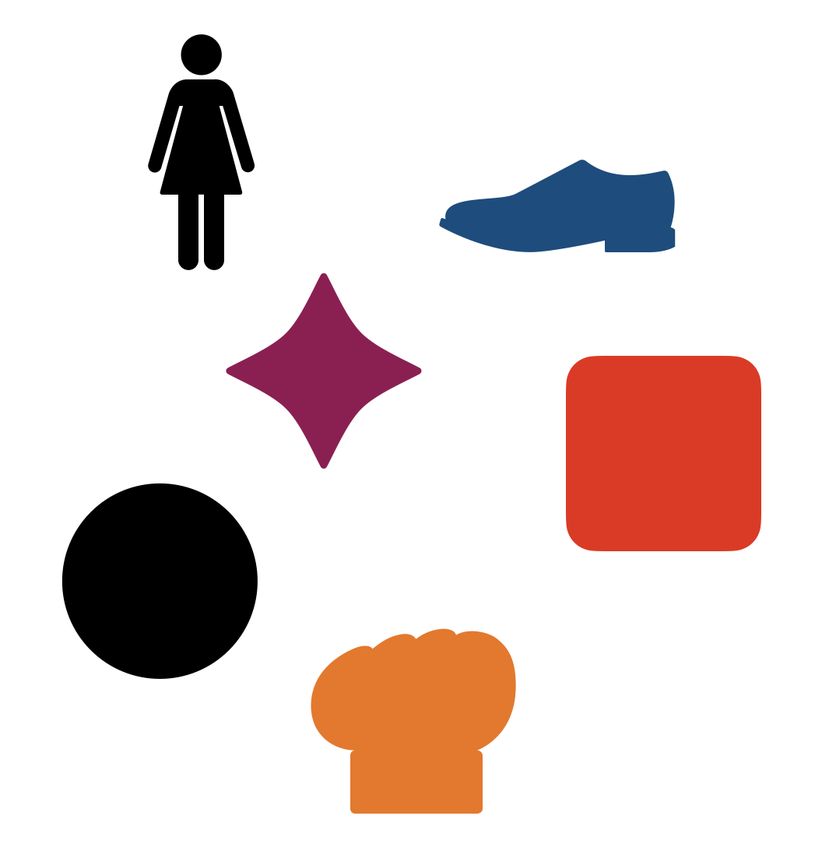
#> input picture TP5/forma.png, 822 x 858 px, shrunk from 1056 x 1102 before the run
$ jupyter execute TP5.ipynb
#> lines starting #> are read from the running program, lines starting #| are printed output that depends on the picture; after the words box and inside, x2 and y2 are one past the last pixel; in counts of white or black regions, pixels touching at a corner belong together
[cell 1]
import cv2
import numpy as np
import matplotlib.pyplot as plt
import random
image = cv2.imread('forma.png', cv2.IMREAD_GRAYSCALE)
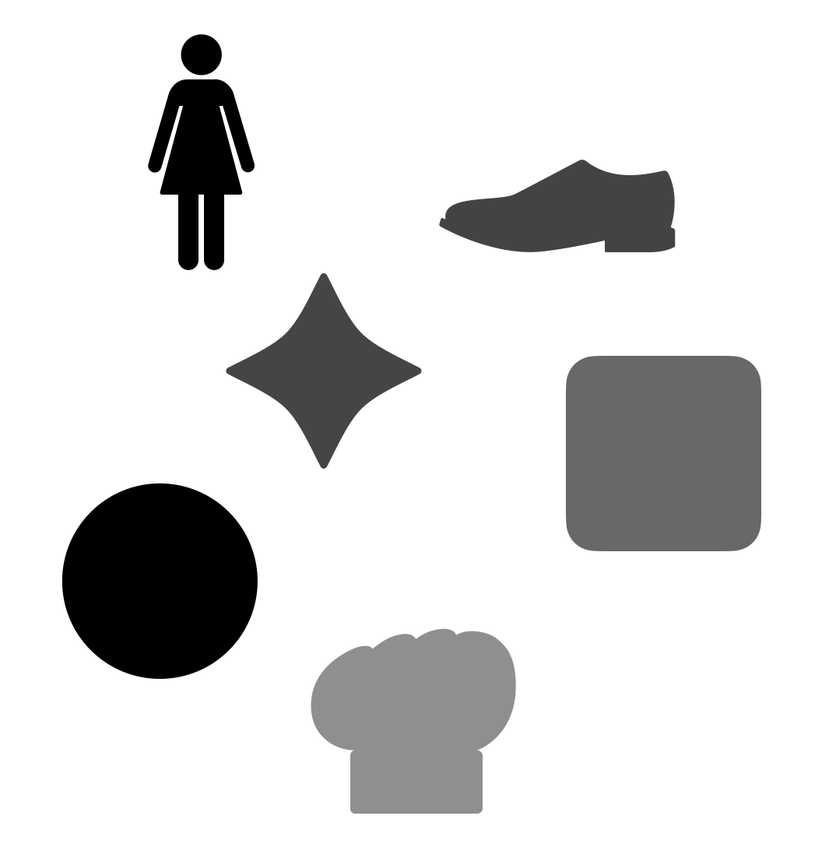
#> image: shape (858, 822); min 0, max 255, mean 219

[cell 2]
plt.imshow(image)
plt.axis('off')
plt.show()

[cell 3]
edges = cv2.Canny(image, 10, 200)
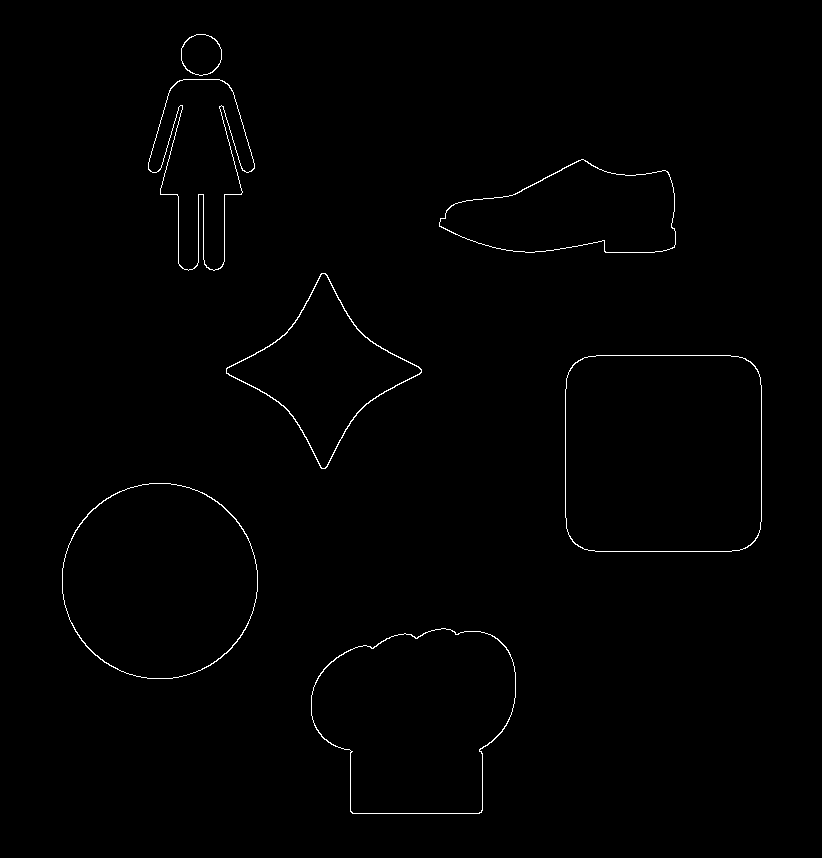
#> edges: shape (858, 822); 0.67% white in thin lines or dots, all inside (x1, y1, x2, y2) = (62, 34, 762, 814)

plt.figure(figsize=(17, 9))
plt.subplot(1, 2, 1)
plt.title('Image en niveaux de gris')
plt.imshow(image, cmap='gray')
plt.axis('off')

plt.subplot(1, 2, 2)
plt.title('Contours avec Canny')
plt.imshow(edges, cmap='gray')
plt.axis('off')
plt.show()
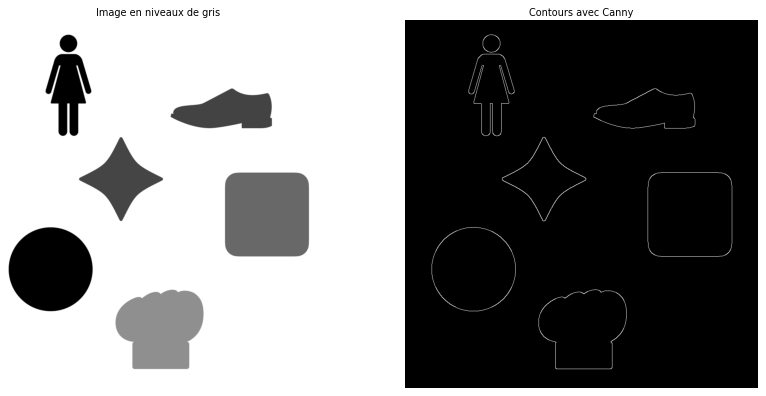
#> figure drawn by matplotlib, 2 panels

[cell 4]
contours, _ = cv2.findContours(edges, cv2.RETR_EXTERNAL, cv2.CHAIN_APPROX_SIMPLE)
#> contours = 7 contours; box (x1, y1, x2, y2) and area: (565, 355, 762, 552) 37592, (62, 483, 258, 679) 30074, (311, 628, 516, 814) 29230, (439, 159, 676, 253) 15088, (226, 273, 422, 469) 14546, (148, 79, 255, 271) 11778, (181, 34, 222, 76) 1312
image_with_contours = cv2.cvtColor(image, cv2.COLOR_GRAY2BGR)
cv2.drawContours(image_with_contours, contours, -1, (0, 255, 0), 2)
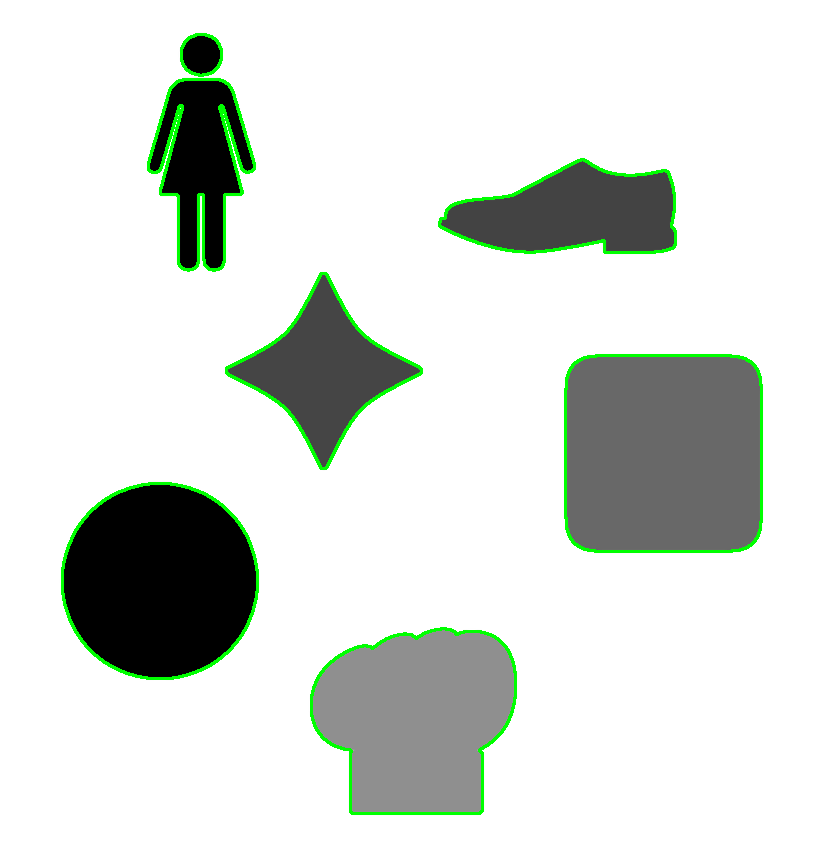
#> image_with_contours: shape (858, 822, 3); mean B, G, R 215.7, 220.8, 215.7

plt.figure(figsize=(15, 5))

plt.subplot(1, 3, 1)
plt.title('Image originale')
plt.imshow(cv2.cvtColor(image, cv2.COLOR_GRAY2RGB))
plt.axis("off")

plt.subplot(1, 3, 2)
plt.title('Contours avec Canny')
plt.imshow(edges, cmap='gray')
plt.axis("off")

plt.subplot(1, 3, 3)
plt.title('Image avec contours extraits')
plt.imshow(image_with_contours)
plt.axis("off")

plt.suptitle(f"Nombre total de contours détectés : {len(contours)}", fontsize=14)
plt.show()

[cell 5]
contours, _ = cv2.findContours(edges, cv2.RETR_EXTERNAL, cv2.CHAIN_APPROX_SIMPLE)

segmentation = np.zeros_like(image)
image_rgb = cv2.cvtColor(image, cv2.COLOR_GRAY2RGB)

for i, contour in enumerate(contours):
    color = (random.randint(0, 255), random.randint(0, 255), random.randint(0, 255))

    cv2.drawContours(segmentation, [contour], -1, color, thickness=cv2.FILLED)

    x, y, w, h = cv2.boundingRect(contour)

    cX = x + w // 2
    cY = y + h // 2

    cv2.putText(segmentation, str(i + 1), (cX, cY), cv2.FONT_HERSHEY_SIMPLEX, 0.5, (255, 0, 0), 2)
#> this loop made 7 passes
#> (color, x, y, w, h, cX, cY) on passes 1 to 7: ((197, 215, 20), 311, 628, 205, 186, 413, 721), ((132, 248, 207), 62, 483, 196, 196, 160, 581), ((155, 244, 183), 565, 355, 197, 197, 663, 453), ((111, 71, 144), 226, 273, 196, 196, 324, 371), ((71, 48, 128), 439, 159, 237, 94, 557, 206), ((75, 158, 50), 148, 79, 107, 192, 201, 175), ((37, 169, 241), 181, 34, 41, 42, 201, 55)
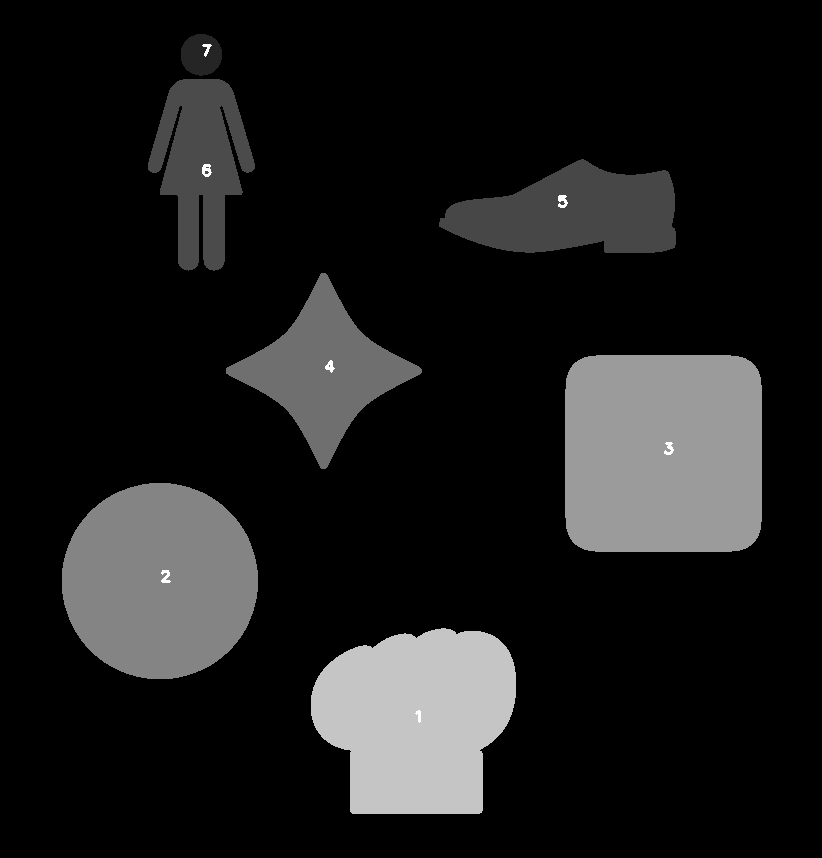
#> segmentation: shape (858, 822); min 0, max 255, mean 27.6

plt.figure(figsize=(19, 8))

plt.subplot(1, 2, 1)
plt.title('Image originale')
plt.imshow(cv2.cvtColor(image, cv2.COLOR_GRAY2RGB))
plt.axis('off')

plt.subplot(1, 2, 2)
plt.title('Segmentation finale avec numérotation')
plt.imshow(segmentation)
plt.axis('off')

plt.show()
